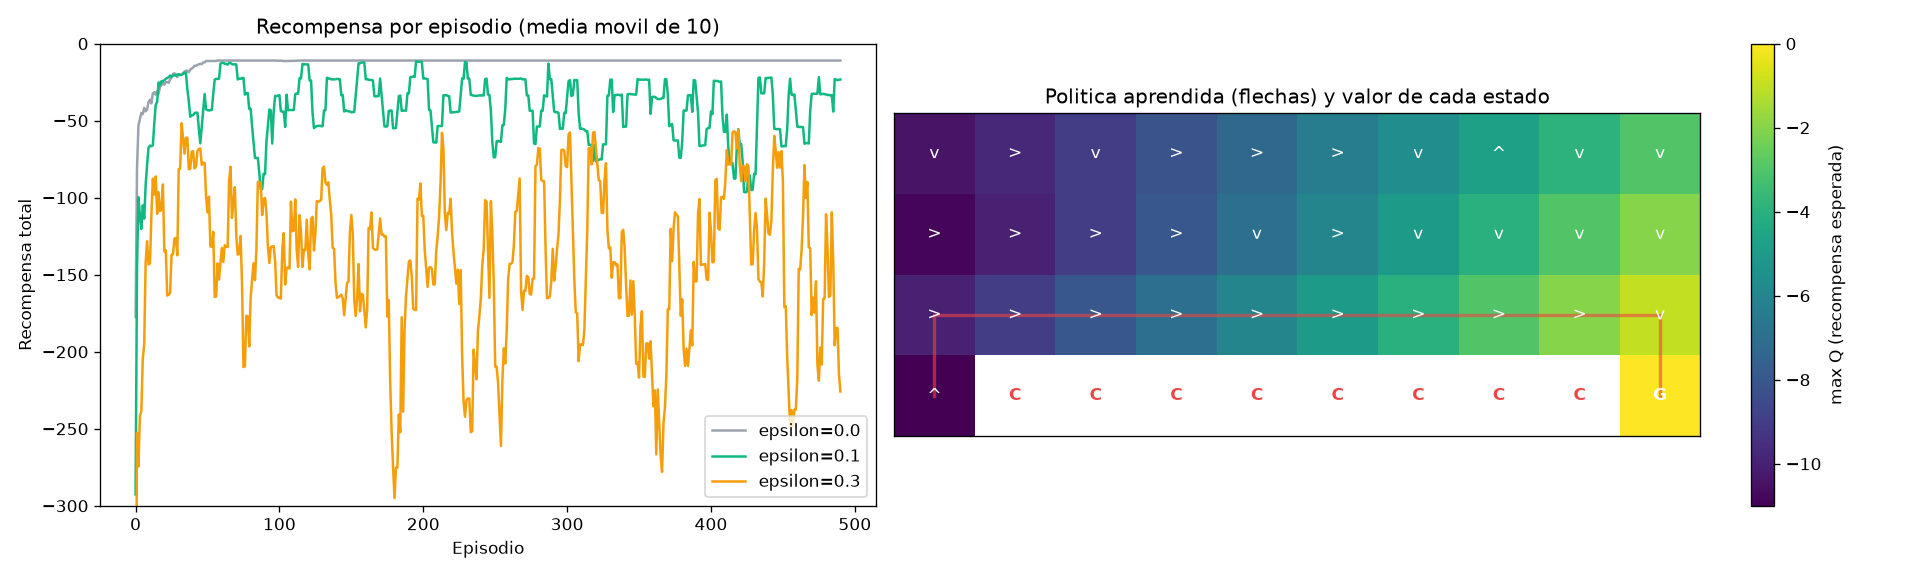

Generate this figure with Python:
"""
LECCION 2.5 - Q-LEARNING BASICO
===============================

Objetivo: un agente que APRENDE a decidir a partir de la experiencia.

En las lecciones 2.2 a 2.4 el agente conocia el mapa (o las acciones y
sus efectos) y buscaba un plan antes de actuar. Aqui NO conoce nada:
solo puede actuar y observar que pasa. Despues de cada accion el entorno
le devuelve:
  - el nuevo estado
  - una RECOMPENSA (un numero: positivo = bueno, negativo = malo)

El problema: "el acantilado" (cliff walking). Una cuadricula de 4x10.
El agente empieza abajo a la izquierda (S) y tiene que llegar abajo a la
derecha (G). Entre ambos, la fila de abajo es un acantilado (C):
  - cada paso cuesta -1 (apurarse es bueno)
  - caer al acantilado cuesta -100 y lo devuelve al inicio

Q-learning aprende una tabla Q(estado, accion) = "cuanta recompensa
total espero si hago esta accion aqui y despues actuo lo mejor posible".
"""

import random

import matplotlib.pyplot as plt
import numpy as np

random.seed(42)
np.random.seed(42)


# ============================================================
# PARTE 1: EL ENTORNO (una caja negra para el agente)
# ============================================================

FILAS, COLUMNAS = 4, 10
INICIO, META = (3, 0), (3, 9)
ACANTILADO = {(3, c) for c in range(1, 9)}
ACCIONES = [(-1, 0), (1, 0), (0, -1), (0, 1)]          # arriba, abajo, izquierda, derecha
NOMBRES = ["arriba", "abajo", "izquierda", "derecha"]


class Acantilado:
    def reiniciar(self):
        self.pos = INICIO
        return self.pos

    def paso(self, accion):
        """Aplica una accion. Devuelve (nuevo_estado, recompensa, terminado)."""
        df, dc = ACCIONES[accion]
        f = min(max(self.pos[0] + df, 0), FILAS - 1)   # chocar con el borde = quedarse
        c = min(max(self.pos[1] + dc, 0), COLUMNAS - 1)
        self.pos = (f, c)
        if self.pos in ACANTILADO:
            self.pos = INICIO                           # se cae: vuelve al inicio
            return self.pos, -100, False
        if self.pos == META:
            return self.pos, -1, True
        return self.pos, -1, False


# ============================================================
# PARTE 2: LA TABLA Q Y LA ELECCION DE ACCION (epsilon-greedy)
# ============================================================
# Q es un array de (4, 10, 4): un valor por cada estado (fila, col) y
# cada una de las 4 acciones. Empieza en 0: el agente no sabe nada.
#
# epsilon-greedy: con probabilidad epsilon EXPLORA (accion al azar);
# si no, EXPLOTA lo que sabe (la accion con mayor Q).

def elegir_accion(Q, estado, epsilon):
    if random.random() < epsilon:
        return random.randrange(len(ACCIONES))          # explorar
    valores = Q[estado]
    mejores = np.flatnonzero(valores == valores.max())  # puede haber empates
    return int(random.choice(mejores))                  # explotar


# ============================================================
# PARTE 3: Q-LEARNING
# ============================================================
# Despues de cada paso (s, a) -> (s', r):
#   objetivo = r + gamma * max_a' Q(s', a')      (lo que "deberia" valer)
#   Q(s, a) += alfa * (objetivo - Q(s, a))       (acercarse un poco)
# Si s' es terminal, no hay futuro: objetivo = r.

def entrenar(episodios=500, alfa=0.5, gamma=1.0, epsilon=0.1, max_pasos=500):
    Q = np.zeros((FILAS, COLUMNAS, len(ACCIONES)))
    entorno = Acantilado()
    recompensas, caidas = [], []
    for episodio in range(episodios):
        estado = entorno.reiniciar()
        total, n_caidas = 0, 0
        for _ in range(max_pasos):
            accion = elegir_accion(Q, estado, epsilon)
            siguiente, recompensa, terminado = entorno.paso(accion)
            objetivo = recompensa if terminado else recompensa + gamma * Q[siguiente].max()
            Q[estado][accion] += alfa * (objetivo - Q[estado][accion])
            total += recompensa
            n_caidas += recompensa == -100
            estado = siguiente
            if terminado:
                break
        recompensas.append(total)
        caidas.append(n_caidas)
    return Q, recompensas, caidas


print("--- Entrenando 500 episodios (alfa=0.5, gamma=1.0, epsilon=0.1) ---")
Q, recompensas, caidas = entrenar()
for inicio in [0, 10, 50, 100, 200, 499]:
    print(f"Episodio {inicio:3d}: recompensa total = {recompensas[inicio]:5d} | caidas = {caidas[inicio]}")


# ============================================================
# PARTE 4: LA POLITICA APRENDIDA
# ============================================================
# Politica = en cada estado, la accion con mayor Q (sin explorar).

def seguir_politica(Q, max_pasos=50):
    entorno = Acantilado()
    estado = entorno.reiniciar()
    camino, total = [estado], 0
    for _ in range(max_pasos):
        estado, recompensa, terminado = entorno.paso(int(np.argmax(Q[estado])))
        camino.append(estado)
        total += recompensa
        if terminado:
            break
    return camino, total


camino, total = seguir_politica(Q)
print(f"\nPolitica aprendida: {len(camino) - 1} pasos, recompensa {total}")
print(f"Camino: {camino}")
print("Q(inicio) =", "  ".join(f"{n}: {v:.1f}" for n, v in zip(NOMBRES, Q[INICIO])))


# ============================================================
# PARTE 5: EXPLORACION VS EXPLOTACION
# ============================================================

print("\n--- Efecto de epsilon (promedio de los ultimos 100 episodios) ---")
por_epsilon = {}
for eps in [0.0, 0.1, 0.3]:
    random.seed(0)
    Qe, re, ce = entrenar(epsilon=eps)
    ruta, tot = seguir_politica(Qe)
    por_epsilon[eps] = re
    print(f"epsilon={eps:<4} | recompensa media={np.mean(re[-100:]):7.1f} | "
          f"politica final: {len(ruta) - 1} pasos, recompensa {tot}")


# ============================================================
# PARTE 6: VISUALIZACION
# ============================================================

def media_movil(x, k=10):
    return np.convolve(x, np.ones(k) / k, mode="valid")


fig, (ax1, ax2) = plt.subplots(1, 2, figsize=(16, 4.8), gridspec_kw={"width_ratios": [1, 1.3]})

for eps, color in zip(por_epsilon, ["#9CA3AF", "#10B981", "#F59E0B"]):
    ax1.plot(media_movil(por_epsilon[eps]), color=color, label=f"epsilon={eps}")
ax1.set_ylim(-300, 0)
ax1.set_title("Recompensa por episodio (media movil de 10)")
ax1.set_xlabel("Episodio")
ax1.set_ylabel("Recompensa total")
ax1.legend()

valores = Q.max(axis=2)
for (f, c) in ACANTILADO:
    valores[f, c] = np.nan
im = ax2.imshow(valores, cmap="viridis")
fig.colorbar(im, ax=ax2, label="max Q (recompensa esperada)")
flechas = ["^", "v", "<", ">"]
for f in range(FILAS):
    for c in range(COLUMNAS):
        if (f, c) in ACANTILADO:
            ax2.text(c, f, "C", ha="center", va="center", color="#EF4444", fontweight="bold")
        elif (f, c) == META:
            ax2.text(c, f, "G", ha="center", va="center", color="white", fontweight="bold")
        else:
            ax2.text(c, f, flechas[int(np.argmax(Q[f, c]))], ha="center", va="center", color="white")
ax2.plot([c for _, c in camino], [f for f, _ in camino], color="#EF4444", linewidth=2, alpha=0.6)
ax2.set_title("Politica aprendida (flechas) y valor de cada estado")
ax2.set_xticks([])
ax2.set_yticks([])

plt.tight_layout()
plt.savefig("11_agent_learning.png", dpi=120)
print("\nGrafico guardado en: 11_agent_learning.png")
print("Abriendo ventana con el grafico... (cerrala para que el script termine)")
plt.show()


# ============================================================
# CONCEPTOS CLAVE
# ============================================================
print("""
CONCEPTOS CLAVE DE ESTA LECCION:
1. Aprendizaje por refuerzo: el agente no conoce el entorno; aprende de
   las recompensas que recibe al actuar
2. Q(s, a) estima la recompensa total futura de hacer a en s
3. Regla de Q-learning: Q += alfa * (r + gamma * max Q(s') - Q)
   (como en las redes: acercar la estimacion a un objetivo, de a poco)
4. epsilon-greedy equilibra explorar (probar) y explotar (usar lo sabido)
5. La politica final es elegir en cada estado la accion de mayor Q

EXPERIMENTOS SUGERIDOS:
- Cambia alfa a 0.05 y a 1.0: cuantos episodios tarda en aprender?
- Usa gamma = 0.9: cambia el camino aprendido?
- Con epsilon = 0.0 el agente nunca elige al azar: por que igual
  encuentra el camino? (pista: Q empieza en 0 y toda recompensa es negativa)
""")
